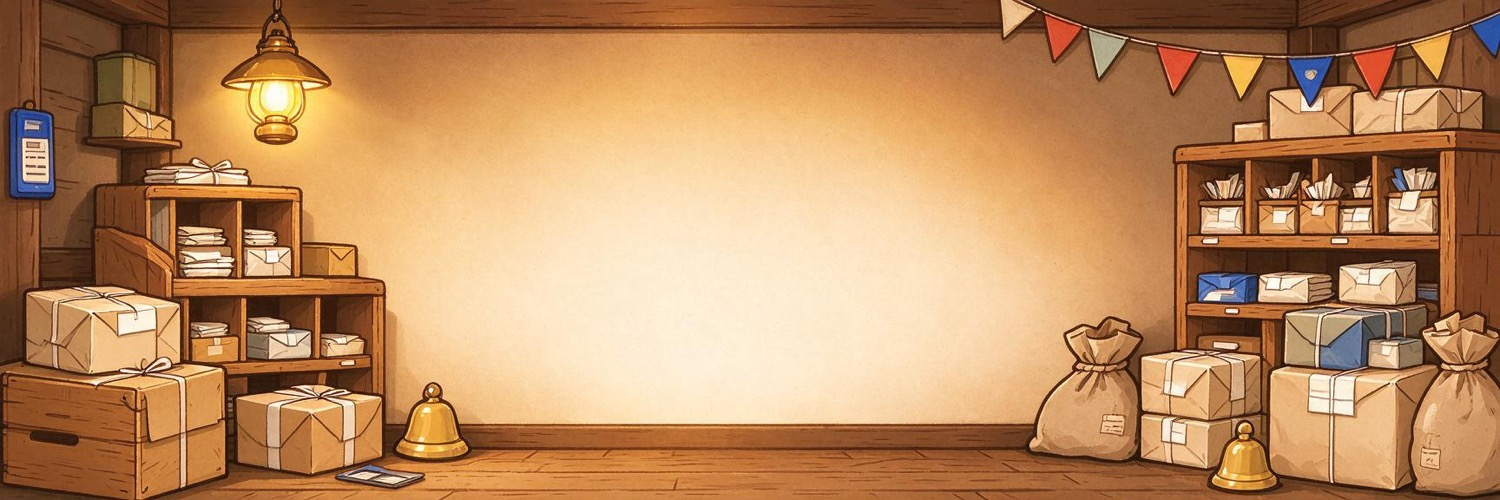
#> input picture art-source/ui/m33-samples/banner-week-master.png, 1500 x 500 px
$ python contact_sheet.py
#> lines starting #> are read from the running program, lines starting #| are printed output that depends on the picture; after the words box and inside, x2 and y2 are one past the last pixel; in counts of white or black regions, pixels touching at a corner belong together
from PIL import Image, ImageDraw, ImageFont, ImageFilter
import os

BASE = os.path.dirname(os.path.abspath(__file__))
KRAFT = (241, 228, 200)
DARK = (34, 42, 61)
INK = (58, 44, 31)
CREAM = (255, 250, 240)

def font(size, bold=False):
#> called with size = 46, bold = False
    paths = [
        "/System/Library/Fonts/PingFang.ttc",
        "/System/Library/Fonts/Helvetica.ttc",
    ]
    for p in paths:
        if os.path.exists(p):
            return ImageFont.truetype(p, size)
    return ImageFont.load_default()

F_TITLE = font(46)
F_SEC = font(30)
F_SMALL = font(22)
F_TINY = font(18)

def rounded(draw, box, r, fill, outline=None, width=2):
    draw.rounded_rectangle(box, radius=r, fill=fill, outline=outline, width=width)

def text(draw, xy, s, f, fill, anchor=None):
    draw.text(xy, s, font=f, fill=fill, anchor=anchor)

def load(name):
#> called with name = 'banner-week-master.png'
    return Image.open(os.path.join(BASE, name))
#> returned value is the input picture: PIL image 1500x500 RGB; mean R, G, B 187.5, 139.3, 95.3

# ---------- mock 1: banner on phone screen ----------
def phone_banner(scale=2):
    W, H = 390 * scale, 844 * scale
    canvas = Image.new("RGBA", (W, H), (245, 238, 222, 255))
    d = ImageDraw.Draw(canvas)
    d.rectangle((0, 0, W, int(64 * scale)), fill=(255, 250, 240, 255))
    d.line((0, int(64 * scale), W, int(64 * scale)), fill=INK, width=int(3 * scale))
    text(d, (int(20 * scale), int(16 * scale)), "Parcelwood", font(28 * scale), INK)
    bw = int(358 * scale)
    bh = int(bw / 3)
    bx, by = int(16 * scale), int(84 * scale)
    banner = load("banner-week-master.png").resize((bw, bh), Image.LANCZOS)
    mask = Image.new("L", (bw, bh), 0)
#> mask: PIL image 716x238 L; every value is 0
    ImageDraw.Draw(mask).rounded_rectangle((0, 0, bw, bh), radius=int(14 * scale), fill=255)
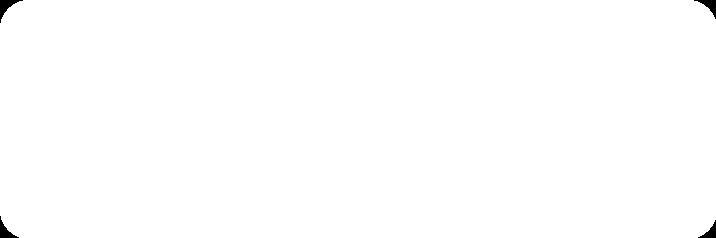
#> mask: PIL image 716x238 L; 99.6% white; 4 black regions, box (x1, y1, x2, y2) and area: (0, 0, 23, 23) 174, (694, 0, 716, 19) 151, (0, 216, 19, 238) 151, (698, 220, 716, 238) 129
    canvas.paste(banner, (bx, by), mask)
    d.rounded_rectangle((bx, by, bx + bw, by + bh), radius=int(14 * scale), outline=INK, width=int(3 * scale))
    overlay = Image.new("RGBA", (bw, bh), (0, 0, 0, 0))
#> overlay: PIL image 716x238 RGBA; every value is 0
    od = ImageDraw.Draw(overlay)
    text(od, (bw // 2, int(bh * 0.46)), "Station Week", font(40 * scale), (255, 243, 210, 255), "mm")
    text(od, (bw // 2, int(bh * 0.74)), "weekend event", font(18 * scale), (255, 243, 210, 235), "mm")
    canvas.alpha_composite(overlay)
    rounded(d, (int(16 * scale), by + bh + int(18 * scale), W - int(16 * scale), by + bh + int(90 * scale)),
            int(14 * scale), (255, 250, 240, 255), INK, int(3 * scale))
    text(d, (int(34 * scale), by + bh + int(30 * scale)), "Sort crates, earn stamps", font(24 * scale), INK)
    text(d, (int(34 * scale), by + bh + int(60 * scale)), "Weekend only · 3 tries", font(20 * scale), (120, 100, 70, 255))
    rounded(d, (int(16 * scale), H - int(86 * scale), W - int(16 * scale), H - int(20 * scale)),
            int(16 * scale), (36, 86, 196, 255), INK, int(3 * scale))
    text(d, (W // 2, H - int(67 * scale)), "Enter Station Week", font(26 * scale), CREAM, "mm")
    return canvas

# ---------- mock 2: desktop banner ----------
def desktop_banner():
    W, H = 1200, 400
    canvas = Image.new("RGBA", (W, H), (245, 238, 222, 255))
#> canvas: PIL image 1200x400 RGBA
    d = ImageDraw.Draw(canvas)
    rounded(d, (0, 0, W - 1, 64), 0, CREAM, INK, 3)
    text(d, (24, 16), "Parcelwood", font(28), INK)
    bw, bh = 1100, 367
    bx, by = 50, 80
    banner = load("banner-week-master.png").resize((bw, bh), Image.LANCZOS)
#> banner: PIL image 1100x367 RGB
    mask = Image.new("L", (bw, bh), 0)
#> mask: PIL image 1100x367 L; every value is 0
    ImageDraw.Draw(mask).rounded_rectangle((0, 0, bw, bh), radius=18, fill=255)
#> mask: PIL image 1100x367 L; 99.9% white; 4 black regions, box (x1, y1, x2, y2) and area: (0, 0, 14, 14) 74, (1087, 0, 1100, 11) 60, (0, 354, 11, 367) 60, (1090, 357, 1100, 367) 47
    canvas.paste(banner, (bx, by), mask)
    d.rounded_rectangle((bx, by, bx + bw, by + bh), radius=18, outline=INK, width=3)
    overlay = Image.new("RGBA", (bw, bh), (0, 0, 0, 0))
#> overlay: PIL image 1100x367 RGBA; every value is 0
    od = ImageDraw.Draw(overlay)
    text(od, (bw // 2, int(bh * 0.44)), "Station Week", font(64), (255, 243, 210, 255), "mm")
    pill_w, pill_h = 480, 46
    od.rounded_rectangle((bw // 2 - pill_w // 2, int(bh * 0.67), bw // 2 + pill_w // 2, int(bh * 0.67) + pill_h),
                         radius=23, fill=(58, 44, 31, 235), outline=(255, 243, 210, 220), width=2)
    text(od, (bw // 2, int(bh * 0.67) + 7), "the station's weekly wholesale night", font(23), (255, 243, 210, 255), "mm")
    canvas.alpha_composite(overlay)
    return canvas

# ---------- mock 3: guide on street screen ----------
def guide_mock(scale=2):
#> called with scale = 2
    W, H = 390 * scale, 480 * scale
    canvas = Image.new("RGBA", (W, H), (245, 238, 222, 255))
#> canvas: PIL image 780x960 RGBA
    d = ImageDraw.Draw(canvas)
    rounded(d, (int(16 * scale), int(70 * scale), W - int(16 * scale), int(220 * scale)),
            int(14 * scale), (255, 250, 240, 255), INK, int(3 * scale))
    text(d, (int(34 * scale), int(92 * scale)), "Today's parcels", font(24 * scale), INK)
    for i in range(3):
        x = int(34 * scale) + i * int(108 * scale)
        rounded(d, (x, int(130 * scale), x + int(92 * scale), int(200 * scale)),
                int(12 * scale), (201, 154, 98, 255), INK, int(3 * scale))
    rounded(d, (int(16 * scale), H - int(78 * scale), W - int(16 * scale), H - int(20 * scale)),
            int(16 * scale), (200, 64, 47, 255), INK, int(3 * scale))
    text(d, (W // 2, H - int(62 * scale)), "Open", font(26 * scale), CREAM, "mm")
    guide = load("guide-point.png").resize((int(190 * scale), int(190 * scale)), Image.LANCZOS)
#> call 3 of load, with name = 'guide-point.png'
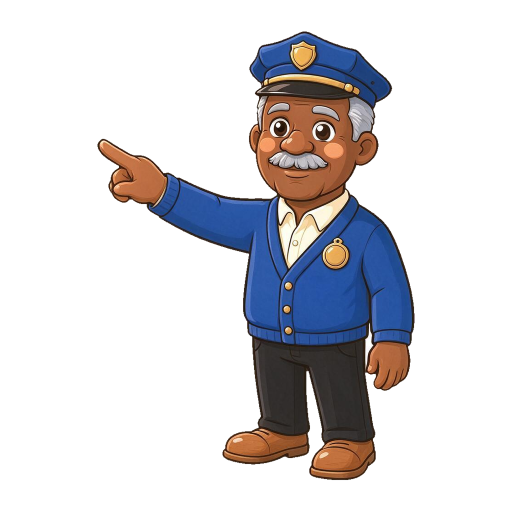
#> input picture art-source/ui/m33-samples/guide-point.png, 1024 x 1024 px (shown at 1/2 size)
#> in load, returned value is the input picture: PIL image 1024x1024 RGBA; mean R, G, B, A 22.2, 20.8, 24.1, 61.4
    canvas.alpha_composite(guide, (int(12 * scale), int(226 * scale)))
    bw = int(200 * scale)
    bx, by = int(178 * scale), int(236 * scale)
    rounded(d, (bx, by, bx + bw, by + int(96 * scale)), int(16 * scale),
            (255, 250, 240, 255), INK, int(3 * scale))
    text(d, (bx + int(16 * scale), by + int(14 * scale)), "Tap a parcel,", font(20 * scale), INK)
    text(d, (bx + int(16 * scale), by + int(42 * scale)), "then Open it!", font(20 * scale), INK)
    d.polygon([(bx - int(14 * scale), by + int(40 * scale)), (bx, by + int(28 * scale)), (bx, by + int(52 * scale))], fill=INK)
    d.polygon([(bx - int(10 * scale), by + int(40 * scale)), (bx - 2, by + int(31 * scale)), (bx - 2, by + int(49 * scale))], fill=CREAM)
    return canvas

# ---------- mock 4: facade with decor ----------
def facade_mock(scale=2):
#> called with scale = 2
    W, H = 390 * scale, 300 * scale
    canvas = Image.new("RGBA", (W, H), (245, 238, 222, 255))
#> canvas: PIL image 780x600 RGBA
    d = ImageDraw.Draw(canvas)
    sky = (255, 246, 224)
    d.rectangle((0, 0, W, int(158 * scale)), fill=sky)
    d.rectangle((0, int(158 * scale), W, int(161 * scale)), fill=INK)
    d.rectangle((int(48 * scale), int(56 * scale), W - int(48 * scale), int(158 * scale)), fill=(224, 186, 134), outline=INK, width=int(3 * scale))
    d.polygon([(int(30 * scale), int(60 * scale)), (W // 2, int(18 * scale)), (W - int(30 * scale), int(60 * scale))], fill=(125, 74, 36), outline=INK)
    bunting = load("decor-bunting.png").resize((int(300 * scale), int(106 * scale)), Image.LANCZOS)
#> call 4 of load, with name = 'decor-bunting.png'
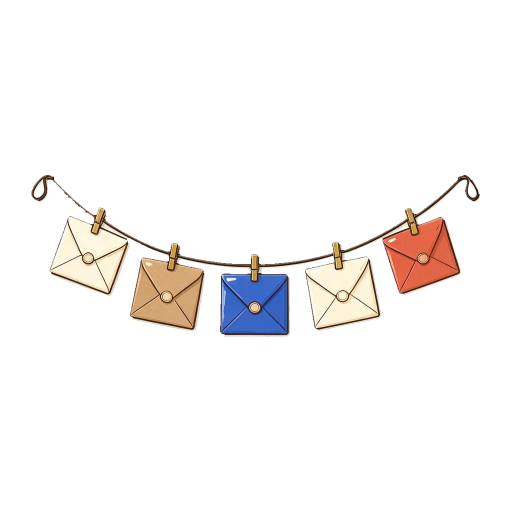
#> input picture art-source/ui/m33-samples/decor-bunting.png, 1024 x 1024 px (shown at 1/2 size)
#> in load, returned value is the input picture: PIL image 1024x1024 RGBA; mean R, G, B, A 16.2, 13.8, 12.7, 22.8
    canvas.alpha_composite(bunting, (int(45 * scale), int(28 * scale)))
    scale_img = load("decor-scale.png").resize((int(86 * scale), int(86 * scale)), Image.LANCZOS)
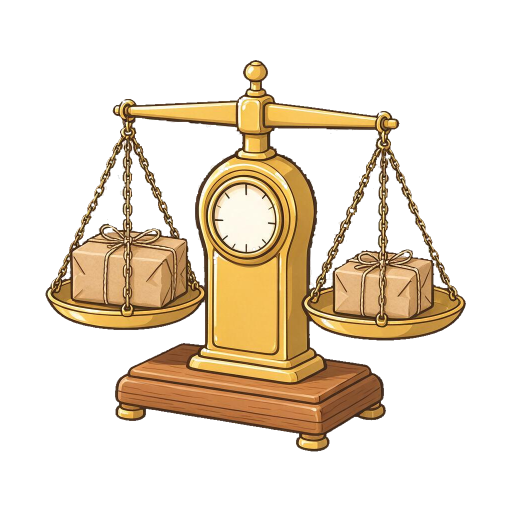
#> input picture art-source/ui/m33-samples/decor-scale.png, 1024 x 1024 px (shown at 1/2 size)
#> in load, returned value is the input picture: PIL image 1024x1024 RGBA; mean R, G, B, A 52.6, 40.7, 24.2, 72.7
    canvas.alpha_composite(scale_img, (int(30 * scale), int(70 * scale)))
    rounded(d, (int(150 * scale), int(82 * scale), int(240 * scale), int(122 * scale)), int(8 * scale),
            (255, 250, 240, 255), INK, int(3 * scale))
    text(d, (int(195 * scale), int(92 * scale)), "Parcelwood", font(22 * scale), INK, "ma")
    return canvas

def main():
    pb = phone_banner()
    db = desktop_banner()
    gm = guide_mock()
    fm = facade_mock()
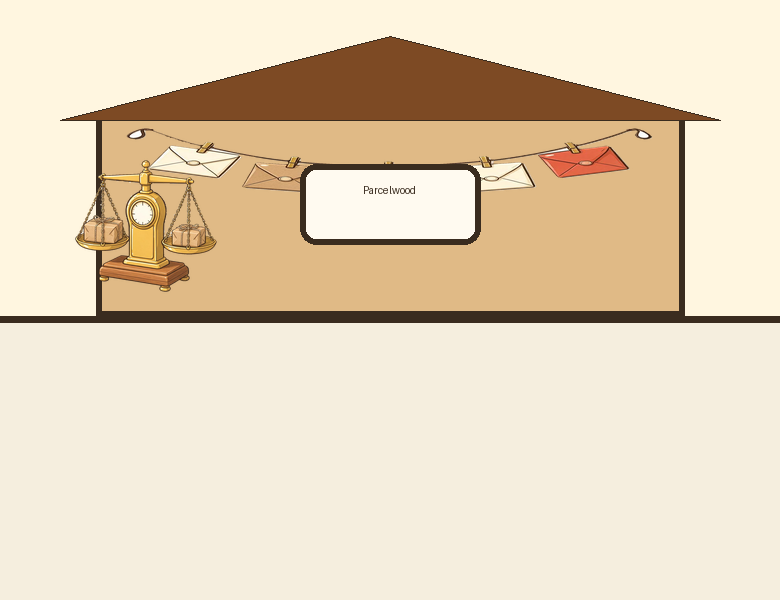
#> fm: PIL image 780x600 RGBA; mean R, G, B, A 229.3, 212.6, 187.1, 255

    margin = 56
    gutter = 40
    colw = max(pb.width, fm.width)
#> colw = 780
    rightw = db.width
#> rightw = 1200
    total_w = margin * 2 + colw + gutter + rightw
#> total_w = 2132
    sec_h = max(pb.height + 60 + fm.height + 120, db.height + 60 + gm.height + 140)
#> sec_h = 2468
    total_h = 230 + sec_h + 120
#> total_h = 2818

    variants = [("kraft", KRAFT), ("dark", DARK)]
    for name, bg in variants:
        sheet = Image.new("RGB", (total_w, total_h), bg)
        d = ImageDraw.Draw(sheet)
        ink = INK if name == "kraft" else (238, 226, 200)
        text(d, (margin, 44), "M3.3 samples - banner / guide / decor", F_TITLE, ink)
        text(d, (margin, 108), "Station Week sample set for founder review - art-bible v0.1 + portrait addendum, $0 Doubao", F_SMALL, ink)
        text(d, (margin, 144), "Every asset checked with magpie vision QA. Text below is HTML overlay, not painted.", F_SMALL, ink)

        x0 = margin
        y = 220
        text(d, (x0, y), "1 - banner at phone width (390)", F_SEC, ink)
        sheet.paste(pb.convert("RGB"), (x0, y + 44))
        y2 = y + 44 + pb.height + 40
        text(d, (x0, y2), "4 - new decor placed on the station facade", F_SEC, ink)
        sheet.paste(fm.convert("RGB"), (x0, y2 + 44))

        xr = margin + colw + gutter
        y = 220
        text(d, (xr, y), "1 - banner at desktop width (1200)", F_SEC, ink)
        sheet.paste(db.convert("RGB"), (xr, y + 44))
        y2 = y + 44 + db.height + 40
        text(d, (xr, y2), "2 - guide (retired postman Dube), pointing pose, next to coach bubble", F_SEC, ink)
        sheet.paste(gm.convert("RGB"), (xr, y2 + 44))
        text(d, (xr, y2 + 44 + gm.height + 12), "340x480 safe: guide sits below targets; cheering pose used on task-complete.", F_SMALL, ink)

        out = os.path.join(BASE, f"contact-sheet-{name}.png")
        sheet.save(dst := out)
        print(out, sheet.size)
#> this loop made 2 passes
#> pass 1, in main, `sheet.save(dst := out)`:
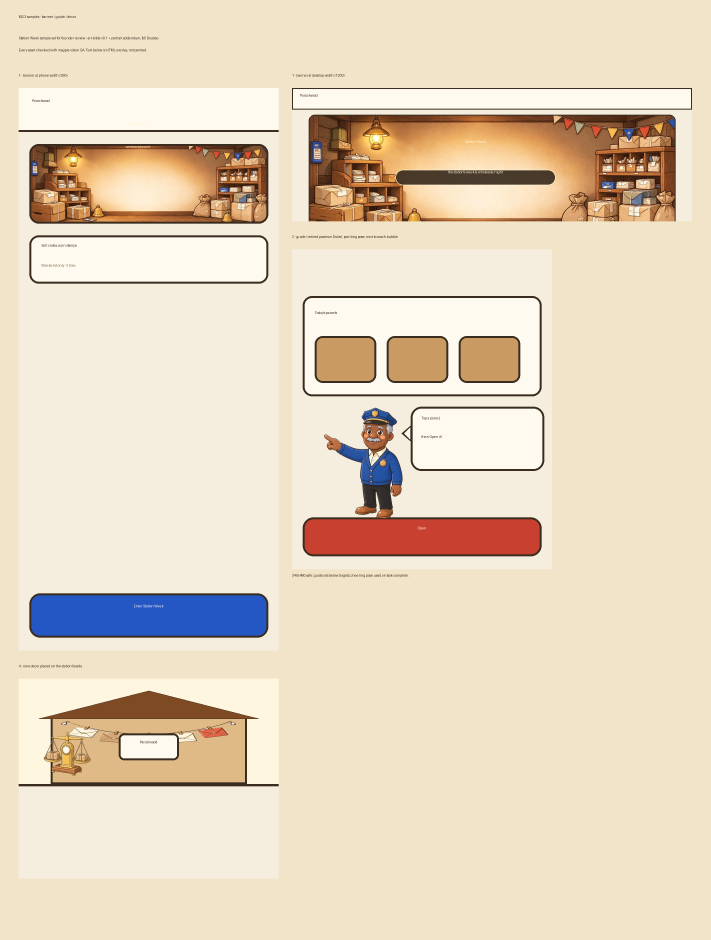
#> saved as contact-sheet-kraft.png: PIL image 2132x2818 RGB (shown at 1/3 size); mean R, G, B 229.7, 214.5, 191.5
#> pass 2, in main, `sheet.save(dst := out)`:
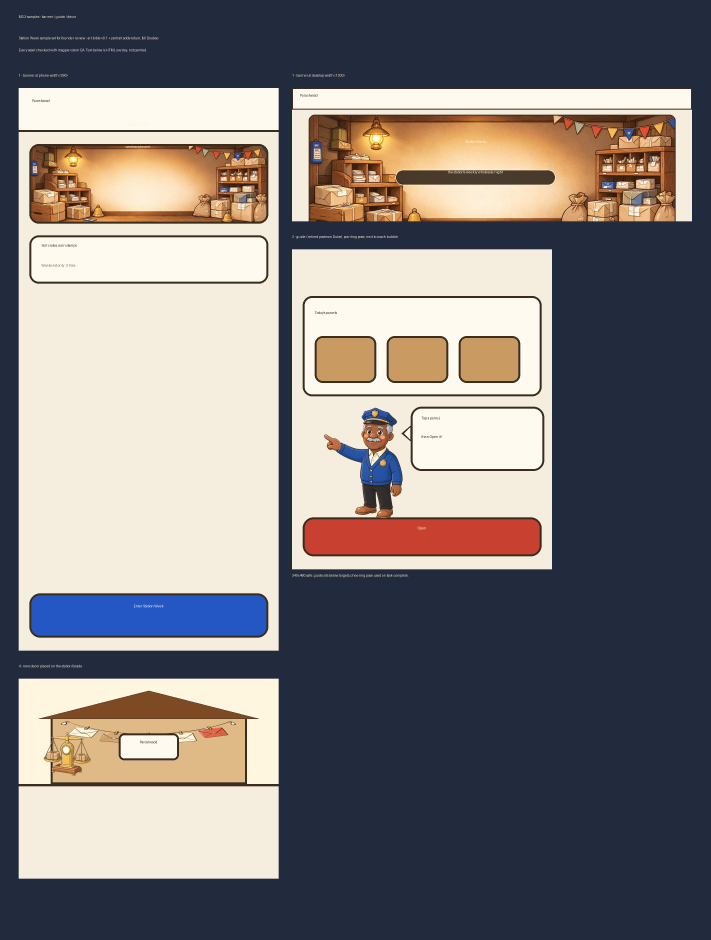
#> saved as contact-sheet-dark.png: PIL image 2132x2818 RGB (shown at 1/3 size); mean R, G, B 126.8, 122.1, 122.5

if __name__ == "__main__":
    main()
